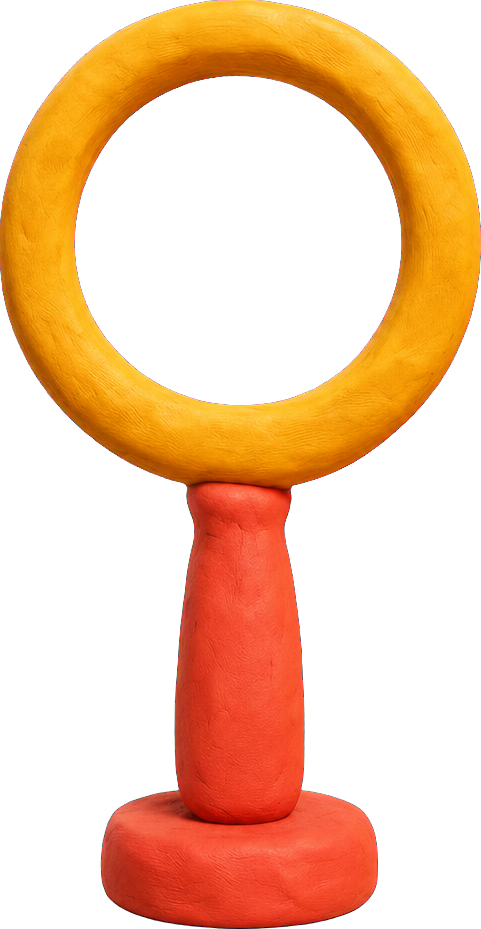
#> input picture lupa-y-linterna/brand/lupa.png, 481 x 929 px
$ python clean-ground.py ../brand/lupa.png 1.0 5 1.0
#> lines starting #> are read from the running program, lines starting #| are printed output that depends on the picture; after the words box and inside, x2 and y2 are one past the last pixel; in counts of white or black regions, pixels touching at a corner belong together
#!/usr/bin/env python3
"""Quita el «piso» de la ficha bajo las patas. Por columna: el suelo está justo debajo del último píxel de perro
(más oscuro que el fondo crema, por el sombreado de la plastilina). Todo lo que queda debajo se descarta.
Uso: clean-ground.py sprite.png [umbral_luminancia=224] [margen_px=7]"""
import sys
import numpy as np
from PIL import Image, ImageFilter
p = sys.argv[1]; thr = float(sys.argv[2]) if len(sys.argv) > 2 else 14; margin = int(sys.argv[3]) if len(sys.argv) > 3 else 7
im = Image.open(p).convert("RGBA"); a = np.asarray(im).astype(float); h, w, _ = a.shape
#> further down, im is the input picture: PIL image 481x929 RGBA; mean R, G, B, A 150.9, 123.9, 45.9, 97.6
rgb = a[..., :3]; al = a[..., 3] / 255; lum = rgb.mean(-1)
#> after `rgb = a[..., :3]`:
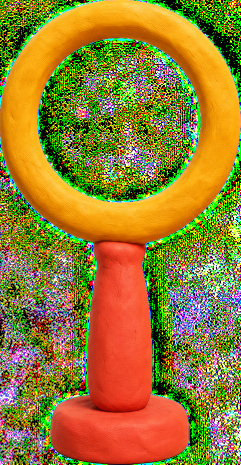
#> rgb: shape (929, 481, 3) float64 (shown at 1/2 size); mean R, G, B 150.9, 123.9, 45.9
bg = np.array([253.0, 244.0, 232.0])
dist = np.sqrt(((rgb - bg) ** 2).sum(-1))
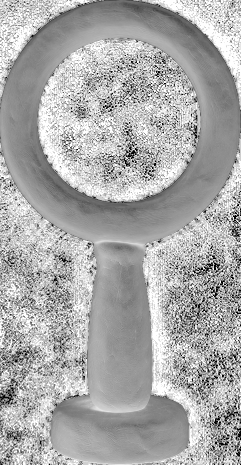
#> dist: shape (929, 481) float64 (shown at 1/2 size); min 13.93, max 421.2, mean 285.4; drawn with min black and max white
k = 5; pad = np.pad(lum, k // 2, mode="edge"); win = np.lib.stride_tricks.sliding_window_view(pad, (k, k)); std = win.std(axis=(-1, -2))
#> after `pad = np.pad(lum, k // 2, mode='edge')`:
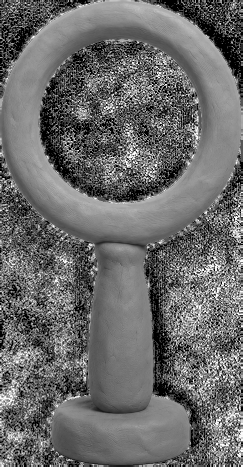
#> pad: shape (933, 485) float64 (shown at 1/2 size); min 0, max 255, mean 106.7
#> after `std = win.std(axis=(-1, -2))`:
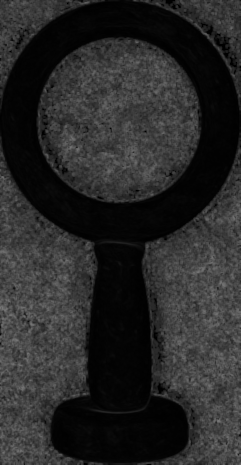
#> std: shape (929, 481) float64 (shown at 1/2 size); min 0, max 124, mean 41
newal = a[..., 3].copy()
# 1) fondo crema liso de la ficha (color casi exacto del fondo, sin textura), en el 40 % inferior
rows = np.arange(h)[:, None] > h * 0.40
kill = (dist < thr) & (std < 2.0) & rows
#> kill: shape (929, 481) bool; every value is 0
newal = np.where(kill, 0, newal)
# 1b) franja lisa y clara del piso bajo las patas (sombra crema de la ficha)
base = np.arange(h)[:, None] > h * 0.85
newal = np.where(base & (std < 3.5) & (lum > 228), 0, newal)
# 2) bajo el último píxel «oscuro» de cada columna (sombreado de las patas) no hay perro
DARK = float(sys.argv[4]) if len(sys.argv) > 4 else 214
dog = (lum < DARK) & (newal > 120)
for x in range(w):
    col = np.nonzero(dog[int(h * 0.55):, x])[0]
    if len(col): newal[int(h * 0.55) + col.max() + margin:, x] = 0
# 3) en la franja inferior solo sobrevive lo cercano a píxeles CON textura de plastilina (las patas); el piso liso de la ficha no tiene
tex = ((std > 3.2) | (lum < 205)) & (newal > 120) & (np.arange(h)[:, None] > h * 0.62)
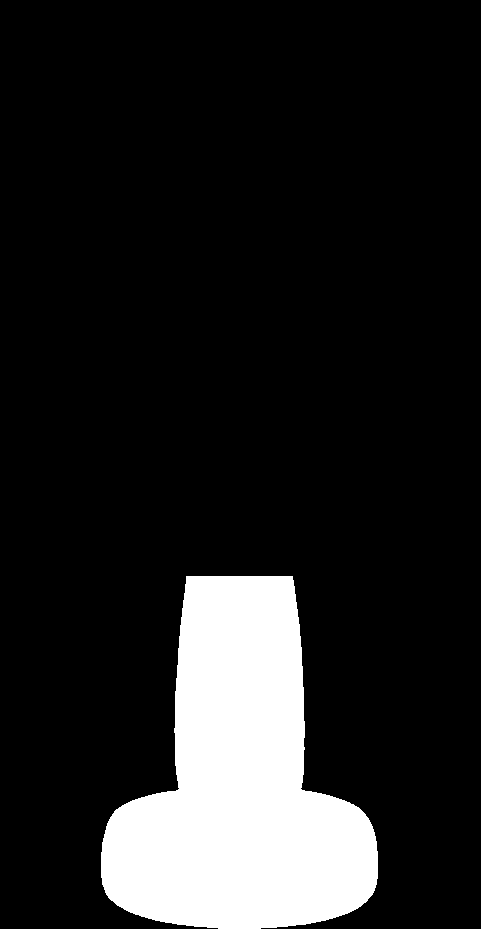
#> tex: shape (929, 481) bool; 13.5% white; 1 white region, box (x1, y1, x2, y2) and area: (101, 576, 378, 929) 60388
texm = Image.fromarray((tex * 255).astype(np.uint8)).filter(ImageFilter.MaxFilter(13))
#> texm: PIL image 481x929 L; 15.1% white; 1 white region, box (x1, y1, x2, y2) and area: (95, 570, 384, 929) 67522
near = np.asarray(texm) > 0
band = np.arange(h)[:, None] > h * 0.84
newal = np.where(band & ~near, 0, newal)
# componente más grande, suavizado de borde
keep = newal > 20; lab = np.zeros((h, w), int); n = 0; best = (0, 0)
#> after `keep = newal > 20`:
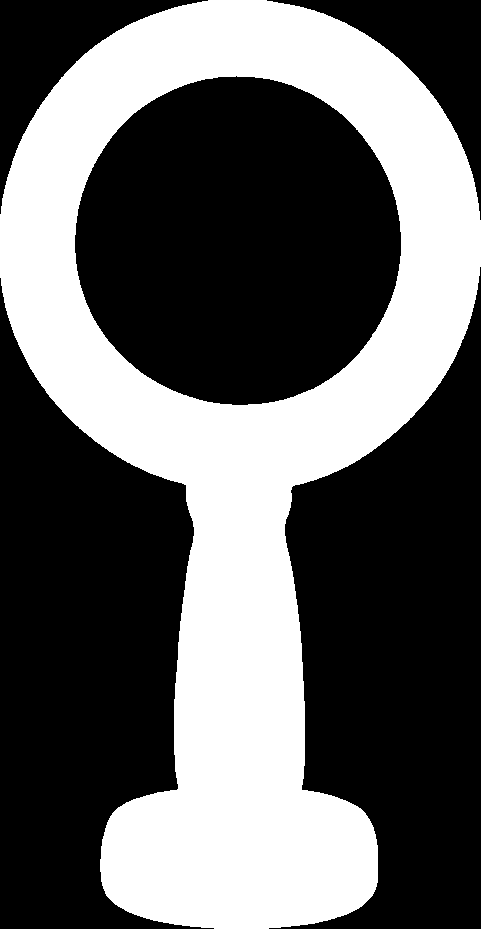
#> keep: shape (929, 481) bool; 38.6% white; 1 white region, box (x1, y1, x2, y2) and area: (0, 0, 481, 929) 172563
for sy, sx in zip(*np.nonzero(keep)):
    if lab[sy, sx]: continue
    n += 1; st = [(sy, sx)]; lab[sy, sx] = n; c = 0
    while st:
        y, x = st.pop(); c += 1
        for dy, dx in ((1, 0), (-1, 0), (0, 1), (0, -1)):
            yy, xx = y + dy, x + dx
            if 0 <= yy < h and 0 <= xx < w and keep[yy, xx] and not lab[yy, xx]: lab[yy, xx] = n; st.append((yy, xx))
    if c > best[0]: best = (c, n)
#> this loop made 172563 passes
#> (sy, sx, n, best) on pass 1: (0, 208, 1, (172563, 1))
#> after the loop, n = 1
newal = np.where(lab == best[1], newal, 0)
# rellenar agujeritos aislados (brillos del pelaje que se confundieron con el fondo)
solid = newal > 20; inv = ~solid; lab3 = np.zeros((h, w), int); n3 = 0
for sy, sx in zip(*np.nonzero(inv)):
    if lab3[sy, sx]: continue
    n3 += 1; st = [(sy, sx)]; lab3[sy, sx] = n3; comp = [(sy, sx)]; touches = False
    while st:
        y, x = st.pop()
        if y in (0, h - 1) or x in (0, w - 1): touches = True
        for dy, dx in ((1, 0), (-1, 0), (0, 1), (0, -1)):
            yy, xx = y + dy, x + dx
            if 0 <= yy < h and 0 <= xx < w and inv[yy, xx] and not lab3[yy, xx]: lab3[yy, xx] = n3; st.append((yy, xx)); comp.append((yy, xx))
    if not touches and len(comp) < 120:
        for (yy, xx) in comp: newal[yy, xx] = 255
#> this loop made 274286 passes
#> n3 on pass 1: 1
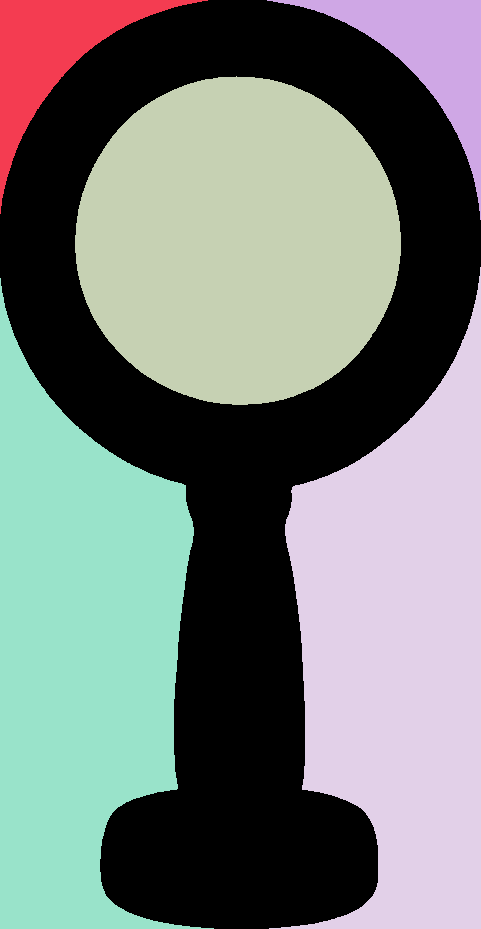
#> lab3: shape (929, 481) int64; 6 distinct labels, from 0 to 5; one colour per label, 0 black
#> after the loop, n3 = 5
m = Image.fromarray(newal.astype(np.uint8)).filter(ImageFilter.GaussianBlur(0.8))
out = Image.fromarray(rgb.astype(np.uint8)).convert("RGBA"); out.putalpha(m)
bb = out.getchannel("A").point(lambda v: 255 if v > 24 else 0).getbbox(); out = out.crop(bb); out.save(p); print(p, out.size)
#> after `bb = out.getchannel('A').point(lambda v: 255 if v > 24 else 0).getbbox`: bb = (0, 0, 481, 929)
#| ../brand/lupa.png (481, 929)
